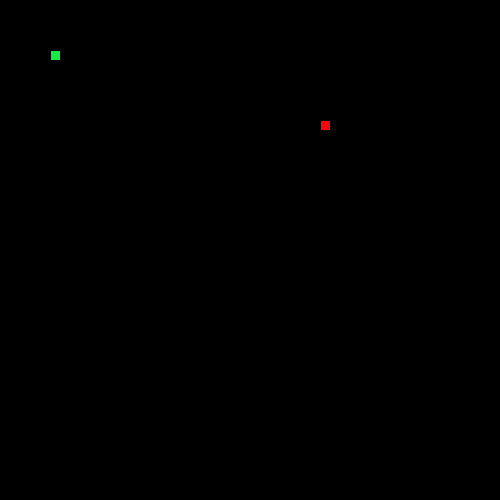
Frame 1 (no input)
Frame 60 (the mouse pressed at the canvas centre just before this capture): blank canvas, image omitted
Frame 120 (the mouse held since frame 60 and released just before this capture): blank canvas, image omitted

The Processing sketch that drew this single still picture (run headless with seeded random() and noise(); from frame 60 on, the mouse is pressed at the canvas centre):

// Processing sketch: SnakeRecipe
// ── SnakeRecipe.pde

// 1. Follow the recipe instructions inside the Segment class.
// The Segment class will be used to represent each part of the moving snake.
class Segment {
  
  //2. Create x and y member variables to hold the location of each segment.
int x;
int y;

  // 3. Add a constructor with parameters to initialize each variable.
   Segment(int x, int y){
    this.x = x;
    this.y = y;
  }
  
  // 4. Add getter and setter methods for both the x and y member variables.
  int getX(){
    return x;
  }
  int getY(){
    return y;
  }
  void setX(int x){
    this.x = x;
  }
  void setY(int y){
    this.y = y;
  }
}

// 5. Create (but do not initialize) a Segment variable to hold the head of the Snake
  Segment head;
  
  
// 6. Create and initialize a String to hold the direction of your snake e.g. "up"
String direct = "up";


// 7. Create and initialize a variable to hold how many pieces of food the snake has eaten.
// give it a value of 1 to start.
int food = 1;


// 8. Create and initialize foodX and foodY variables to hold the location of the food.

// (Hint: use the random method to set both the x and y to random locations within the screen size (500 by 500).)

int foodX = ((int)random(50)*10);
int foodY = ((int)random(50)*10);




void setup() {

  // 9. Set the size of your sketch (500 by 500).

  size(500, 500);


  // 10. initialize your head to a new segment.
 head = new Segment(50,50);

  // 11. Use the frameRate(int rate) method to set the rate to 20.
  frameRate(20);
}


void draw() {

  background(0);


  //12. Call the manageTail, drawFood, drawSnake, move, and collision methods.
  manageTail();
  drawFood();
  drawSnake();
  move();
  checkBoundaries();
  collision();
  checkTailCollision();
}


// 13. Complete the drawFood method below. (Hint: each piece of food should be a 10 by 10 rectangle).

void drawFood() {
  fill(245,7,7);
  rect(foodX,foodY, 10, 10);
  
}


//14. Draw the snake head (use a 10 by 10 rectangle)

void drawSnake() {
  fill(21,234,69);
rect(head.getX(),head.getY(),10,10);
  //test your code
}


// 15. Complete the move method below.

void move() {

  // 16. Using a switch statement, make your snake head move by 10 pixels in the correct direction.
  //This is an incomplete switch statement:
  
  switch(direct) {
  case "up":
    head.setY(head.getY()-10);
    break;
  case "down":
    head.setY(head.getY()+10);
    break;
  case "left":
   head.setX(head.getX()+10);
    break;
  case "right":
   head.setX(head.getX()-10);
    break;
  }
  


  // 17. Call the checkBoundaries method to make sure the snake head doesn't go off the screen.
  checkBoundaries();
}


// 18. Complete the keyPressed method below. Use if statements to set your direction variable depending on what key is pressed.

void keyPressed() {
  if(keyCode == 37){
    
  }
}



// 19. check if your head is out of bounds (teleport your snake head to the other side).

void checkBoundaries() {
}



//20. Make sure that the key for your current direction’s opposite doesn’t work(i.e. If you’re going up, down key shouldn’t work)



// 21. Complete the missing parts of the collision method below.

void collision() {

  // If the segment is colliding with a piece of food...
     // Increase the amount of food eaten and set foodX and foodY to new random locations.
}



/**
 
 ** Part 2: making the tail (the rest of the snake)
 
 **/

//  1. Create and initialize an ArrayList of Segments. (This will be your snake tail!)


// 2. Complete the missing parts of the manageTail method below and call it in the draw method.

void manageTail() {

  //Call the drawTail and checkTailCollision methods.

  // Add a new Segment to your ArrayList that has the same X and Y as the head of your snake.

  // To keep your tail the right length:
  // while the tail size is greater than the number of food pieces eaten, remove the first Segment in your tail.

}

void drawTail() {
    // Draw a 10 by 10 rectangle for each Segment in your snake ArrayList.
}


// 3. Complete the missing parts of the bodyCollision method below.

void checkTailCollision() {

  // If your head has the same location as one of your segments...

  // reset your food variable

  //Call this method at the beginning of your manageTail method.
}
